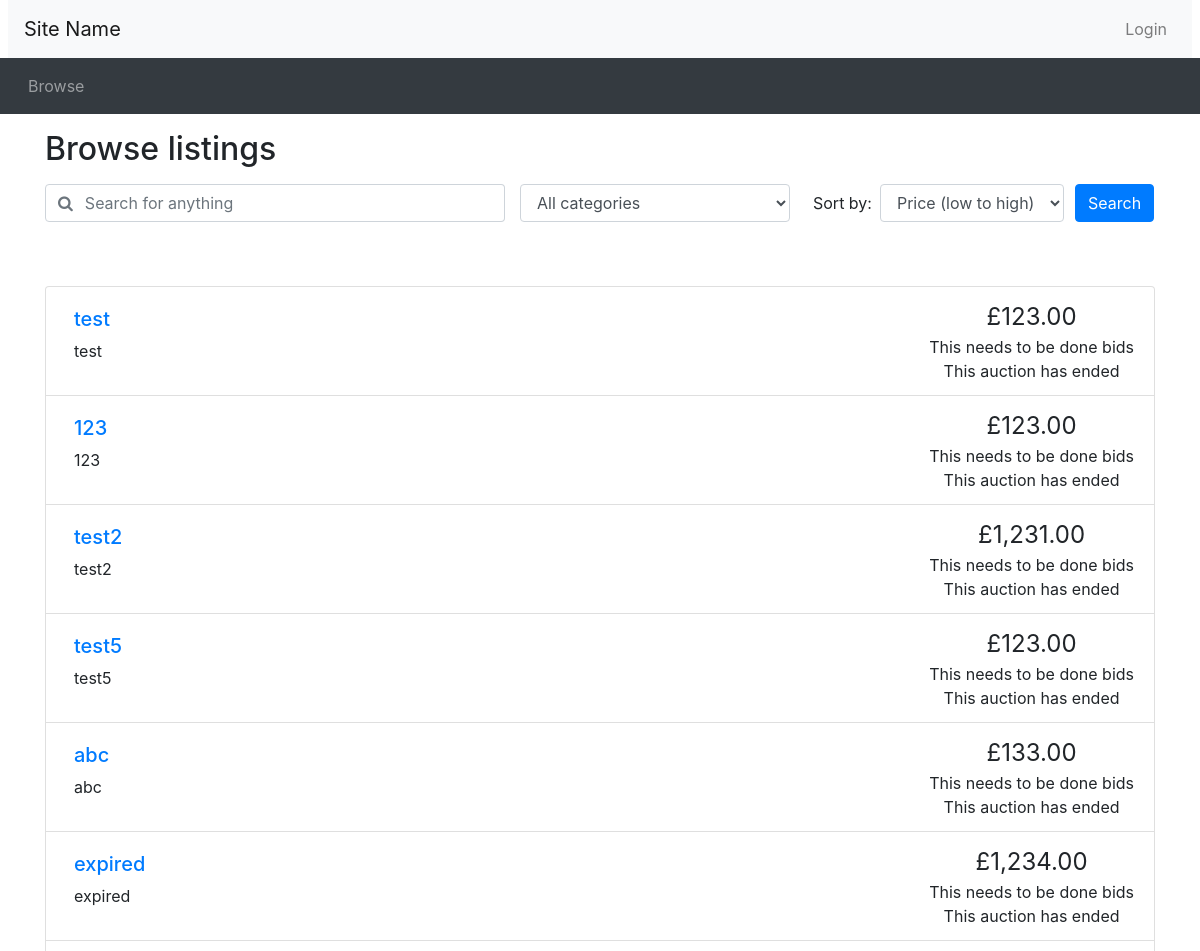
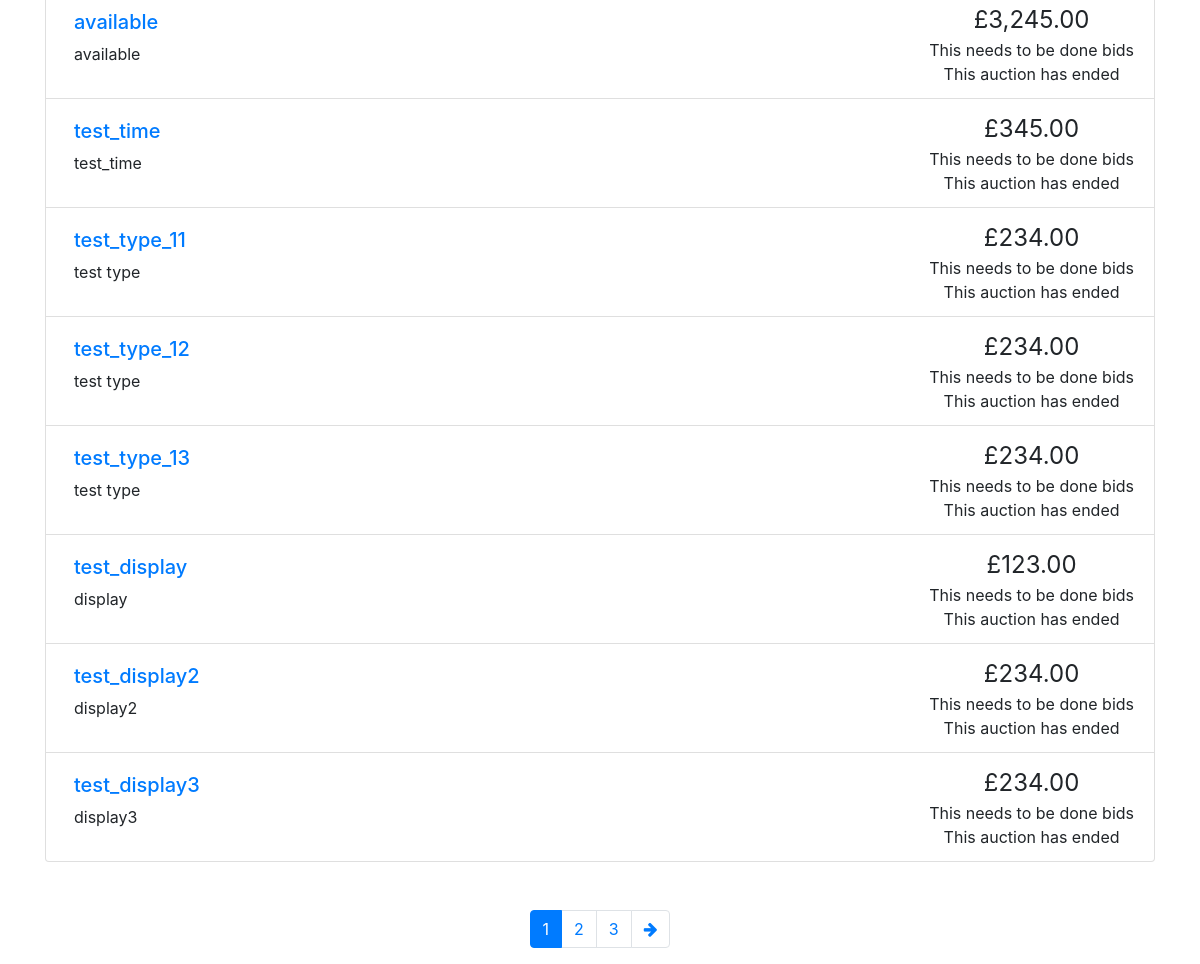
Screenshot of /browse.php with the database file from the repository (2 pictures, top to bottom).
### tables this page shows
CREATE TABLE `itemauction`  (
  `auctionId` int(8) NOT NULL AUTO_INCREMENT,
  `auctionTitle` varchar(64) NOT NULL,
  `startDate` datetime(0) NULL DEFAULT NULL,
  `endDate` datetime(0) NULL DEFAULT NULL,
  `auctionStatus` varchar(10) NULL DEFAULT NULL,
  `startingPrice` decimal(10, 2) NULL DEFAULT NULL,
  `reservePrice` decimal(10, 2) NULL DEFAULT NULL,
  `sellerId` int(8) NULL DEFAULT NULL,
  `buyerId` int(8) NULL DEFAULT NULL,
  `bidPrice` decimal(10, 2) NULL DEFAULT NULL,
  `itemDescription` varchar(255) NOT NULL,
  `itemCondition` varchar(255) NULL DEFAULT NULL,
  `images` varchar(255) NULL DEFAULT NULL,
  `category` varchar(255) NOT NULL,
  `bid_number` int(8) NOT NULL DEFAULT 0,
  PRIMARY KEY (`auctionId`) USING BTREE
);

### utilities.php (the view, shortened to what this page needs)
<?php
function print_listing_li($item_id, $title, $desc, $price, $num_bids, $end_time)
{
  if (strlen($desc) > 250) {
    $desc_shortened = substr($desc, 0, 250) . '...';
  }
  else {
    $desc_shortened = $desc;
  }
  if ($num_bids == 1) {
    $bid = ' bid';
  }
  else {
    $bid = ' bids';
  }
  $now = new DateTime();
  if ($now > date_create($end_time)) {
    $time_remaining = 'This auction has ended';
  }
  else {
    $time_to_end = date_diff($now, date_create($end_time));
    $time_remaining = display_time_remaining($time_to_end) . ' remaining';
  }
  echo('
    <li class="list-group-item d-flex justify-content-between">
    <div class="p-2 mr-5"><h5><a href="listing.php?item_id=' . $item_id . '">' . $title . '</a></h5>' . $desc_shortened . '</div>
    <div class="text-center text-nowrap"><span style="font-size: 1.5em">£' . number_format($price, 2) . '</span><br/>' . $num_bids . $bid . '<br/>' . $time_remaining . '</div>
  </li>'
  );
}
?>

### header.php (shortened to what this page needs)
<!doctype html>
<html lang="en">
<head>
  <link rel="stylesheet" href="css/bootstrap.min.css">
  <link rel="stylesheet" href="https://cdnjs.cloudflare.com/ajax/libs/font-awesome/4.7.0/css/font-awesome.min.css">
  <link rel="stylesheet" href="css/custom.css">
</head>
<body>
<nav class="navbar navbar-expand-lg navbar-light bg-light mx-2">
  <a class="navbar-brand" href="#">Site Name </a>
  <ul class="navbar-nav ml-auto">
    <li class="nav-item">
<?php
  if (isset($_SESSION['logged_in']) && $_SESSION['logged_in'] == true) {
    echo '<a class="nav-link" href="logout.php">Logout</a>';
  }
  else {
    echo '<button type="button" class="btn nav-link" data-toggle="modal" data-target="#loginModal">Login</button>';
  }
?>
    </li>
  </ul>
</nav>
<nav class="navbar navbar-expand-lg navbar-dark bg-dark">
  <ul class="navbar-nav align-middle">
	<li class="nav-item mx-1">
      <a class="nav-link" href="browse.php">Browse</a>
    </li>
  </ul>
</nav>

### browse.php (shortened to what this page needs)
<?php include_once("header.php")?>
<?php require("utilities.php")?>
<div class="container">
<h2 class="my-3">Browse listings</h2>
<div id="searchSpecs">
<form method="get" action="browse.php">
  <div class="row">
    <div class="col-md-5 pr-0">
      <div class="form-group">
	    <div class="input-group">
          <div class="input-group-prepend">
            <span class="input-group-text bg-transparent pr-0 text-muted">
              <i class="fa fa-search"></i>
            </span>
          </div>
          <input type="text" class="form-control border-left-0" id="keyword" placeholder="Search for anything", name="keyword">
        </div>
      </div>
    </div>
    <div class="col-md-3 pr-0">
      <div class="form-group">
        <select class="form-control" id="cat">
          <option selected value="all">All categories</option>
        </select>
      </div>
    </div>
    <div class="col-md-3 pr-0">
      <div class="form-inline">
        <label class="mx-2" for="order_by">Sort by:</label>
        <select class="form-control" id="order_by">
          <option selected value="pricelow">Price (low to high)</option>
        </select>
      </div>
    </div>
    <div class="col-md-1 px-0">
      <button type="submit" class="btn btn-primary">Search</button>
    </div>
  </div>
</form>
</div>
</div>
<?php
  if (!isset($_GET['keyword'])) {
    $keyword = "%%";
  }
  else {
    $key_search = $_GET['keyword'];
    $keyword = "%{$key_search}%";
  }
  if (!isset($_GET['order_by'])) {
    $ordering = "bid_number";
  }
  if (!isset($_GET['page'])) {
    $curr_page = 1;
  }
  else {
    $curr_page = $_GET['page'];
  }
$DBHOST = "localhost";
$DBUSER = "root";
$DBPWD = "123456";
$DBNAME = "auction_3";
$connection = new mysqli($DBHOST, $DBUSER, $DBPWD, $DBNAME);
  $search_with_cat = "SELECT * FROM itemauction WHERE auctionTitle LIKE ? OR itemDescription LIKE ? AND category = ? ";
  $search_without_cat = "SELECT * FROM itemauction WHERE auctionTitle LIKE ? OR itemDescription LIKE ? ORDER BY ?" ;
if ($category = "all"){
  $stmt = $connection->prepare($search_without_cat);
  $stmt->bind_param("sss", $keyword, $keyword, $ordering);
  $stmt->execute();
  $search_results = $stmt->get_result();
}
else{
  $stmt = $connection->prepare($search_with_cat);
  $stmt->bind_param("sss", $keyword, $keyword, $category);
  $stmt->execute();
  $search_results = $stmt->get_result();
  }
  $count_search = "SELECT COUNT(*) FROM itemauction WHERE auctionTitle LIKE ? OR itemDescription LIKE ? ";
  $stmt = $connection->prepare($count_search);
  $stmt->bind_param("ss", $keyword, $keyword);
  $stmt->execute();
  $results = $stmt->get_result();
  $row = $results->fetch_assoc();
  $num_results = $row["COUNT(*)"];
?>
<div class="container mt-5">
<ul class="list-group">
<?php
if ($num_results == 0) {
  echo "<h2> There were no results for this search </h2>";
}
else{
  while($row = $search_results->fetch_assoc()){
    $item_id = $row["auctionId"];
    $title = $row["auctionTitle"];
    $description = $row["itemDescription"];
    $current_price = $row["bidPrice"];;
    $num_bids = "This needs to be done";
    $end_date = $row["endDate"];;
    print_listing_li($item_id, $title, $description, $current_price, $num_bids, $end_date);
}
}
$results_per_page = 5;
$max_page = ceil($num_results / $results_per_page);
?>
</ul>
<nav aria-label="Search results pages" class="mt-5">
  <ul class="pagination justify-content-center">
<?php
  $querystring = "";
  $high_page_boost = max(3 - $curr_page, 0);
  $low_page_boost = max(2 - ($max_page - $curr_page), 0);
  $low_page = max(1, $curr_page - 2 - $low_page_boost);
  $high_page = min($max_page, $curr_page + 2 + $high_page_boost);
  for ($i = $low_page; $i <= $high_page; $i++) {
    if ($i == $curr_page) {
      echo('
    <li class="page-item active">');
    }
    else {
      echo('
    <li class="page-item">');
    }
    echo('
      <a class="page-link" href="browse.php?' . $querystring . 'page=' . $i . '">' . $i . '</a>
    </li>');
  }
  if ($curr_page != $max_page) {
    echo('
    <li class="page-item">
      <a class="page-link" href="browse.php?' . $querystring . 'page=' . ($curr_page + 1) . '" aria-label="Next">
        <span aria-hidden="true"><i class="fa fa-arrow-right"></i></span>
        <span class="sr-only">Next</span>
      </a>
    </li>');
  }
?>
  </ul>
</nav>
</div>
<?php include_once("footer.php")?>

### footer.php (shortened to what this page needs)
</body>
</html>

### rows the page displays
itemauction: auctionTitle "test", itemDescription "test", bidPrice "123.00", endDate "This auction has ended"
itemauction: auctionTitle "123", itemDescription "123", bidPrice "123.00", endDate "This auction has ended"
itemauction: auctionTitle "test2", itemDescription "test2", bidPrice "1,231.00", endDate "This auction has ended"
itemauction: auctionTitle "test5", itemDescription "test5", bidPrice "123.00", endDate "This auction has ended"
itemauction: auctionTitle "abc", itemDescription "abc", bidPrice "133.00", endDate "This auction has ended"
itemauction: auctionTitle "expired", itemDescription "expired", bidPrice "1,234.00", endDate "This auction has ended"
itemauction: auctionTitle "available", itemDescription "available", bidPrice "3,245.00", endDate "This auction has ended"
itemauction: auctionTitle "test_time", itemDescription "test_time", bidPrice "345.00", endDate "This auction has ended"
itemauction: auctionTitle "test_type_11", itemDescription "test type", bidPrice "234.00", endDate "This auction has ended"
itemauction: auctionTitle "test_type_12", itemDescription "test type", bidPrice "234.00", endDate "This auction has ended"
itemauction: auctionTitle "test_type_13", itemDescription "test type", bidPrice "234.00", endDate "This auction has ended"
itemauction: auctionTitle "test_display", itemDescription "display", bidPrice "123.00", endDate "This auction has ended"
itemauction: auctionTitle "test_display2", itemDescription "display2", bidPrice "234.00", endDate "This auction has ended"
itemauction: auctionTitle "test_display3", itemDescription "display3", bidPrice "234.00", endDate "This auction has ended"
